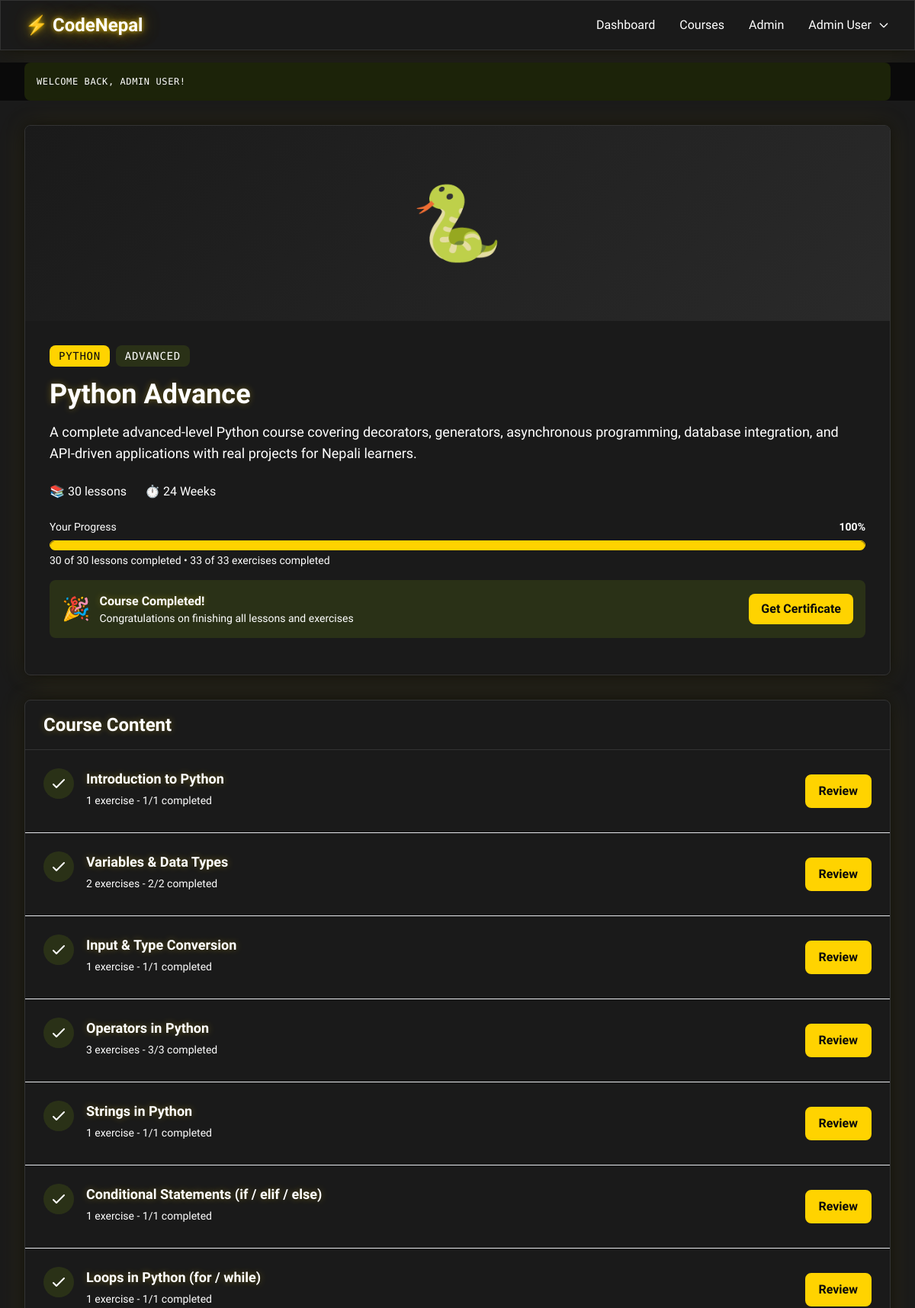
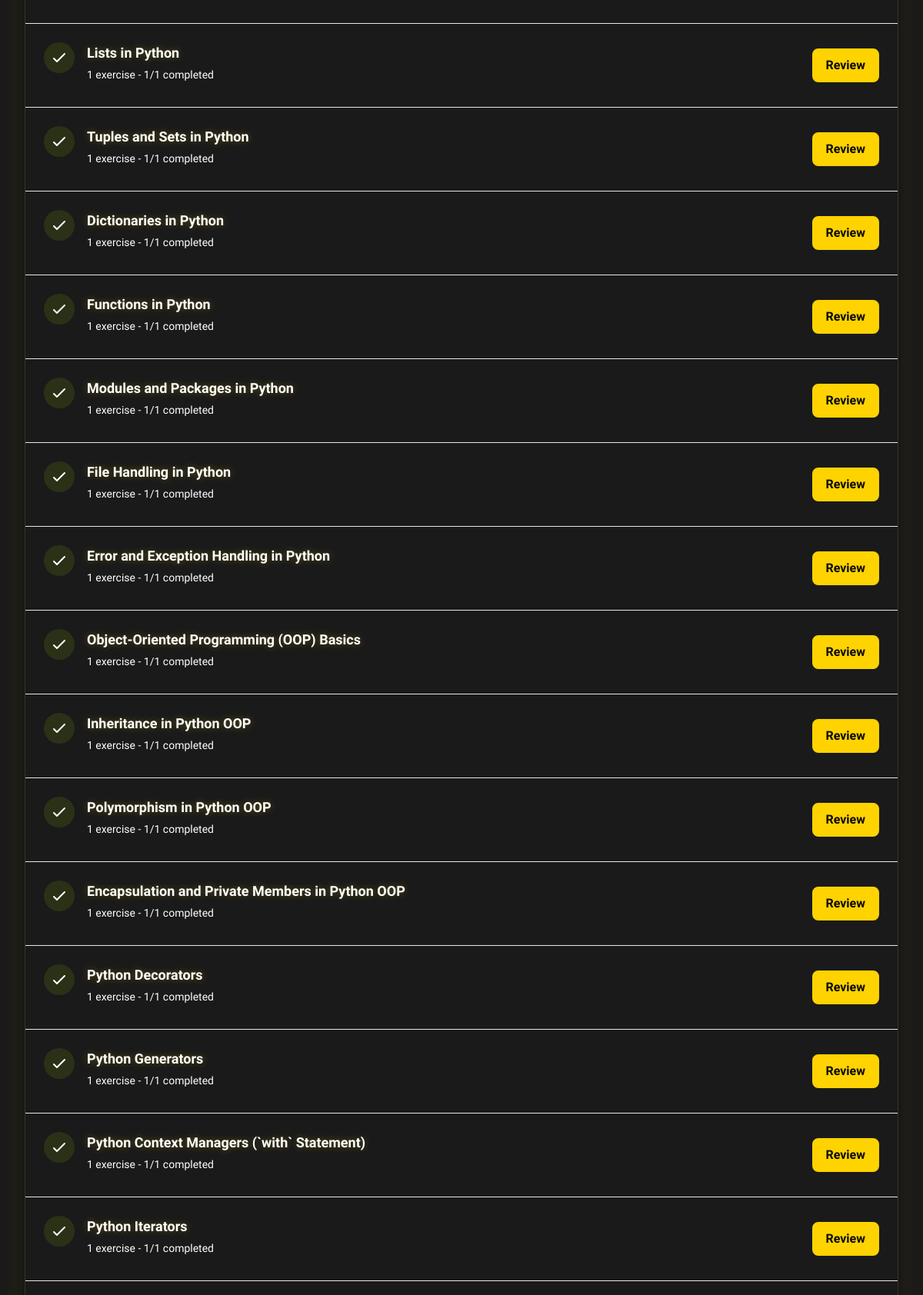
/pages/course?id=Python-Advance (signed in, upper part), run on the app's committed database (2 pictures, top to bottom).
### tables this page shows
CREATE TABLE `courses` (
  `id` varchar(50) NOT NULL,
  `title` varchar(255) NOT NULL,
  `description` text DEFAULT NULL,
  `language` enum('python','javascript','cpp') NOT NULL,
  `category` enum('beginner','intermediate','advanced') NOT NULL,
  `duration` varchar(50) DEFAULT NULL,
  `thumbnail_url` varchar(500) DEFAULT NULL,
  `is_published` tinyint(1) DEFAULT 0,
  `is_free` tinyint(1) DEFAULT 1,
  `created_at` timestamp NOT NULL DEFAULT current_timestamp(),
  `updated_at` timestamp NOT NULL DEFAULT current_timestamp() ON UPDATE current_timestamp()
);

CREATE TABLE `lessons` (
  `id` varchar(50) NOT NULL,
  `course_id` varchar(50) NOT NULL,
  `title` varchar(255) NOT NULL,
  `content` text NOT NULL,
  `order_index` int(11) NOT NULL,
  `is_locked` tinyint(1) DEFAULT 1,
  `created_at` timestamp NOT NULL DEFAULT current_timestamp(),
  `updated_at` timestamp NOT NULL DEFAULT current_timestamp() ON UPDATE current_timestamp()
);

### includes/auth.php (called while the page is built, shortened)
<?php
if (!function_exists('getDBConnection')) {
    require_once __DIR__ . '/../config/database.php';
}
function isLoggedIn() {
    if (isset($_SESSION['last_activity'])) {
        $elapsed = time() - $_SESSION['last_activity'];
    }
    return true;
}
function getCurrentUser() {
    return [
        'id' => $_SESSION['user_id'] ?? null,
        'email' => $_SESSION['email'] ?? null,
        'name' => $_SESSION['name'] ?? null,
        'role' => $_SESSION['role'] ?? 'user',
        'avatar_url' => $_SESSION['avatar_url'] ?? null
    ];
}

### includes/functions.php (called while the page is built, shortened)
<?php
function get($key, $default = null) {
    return $_GET[$key] ?? $default;
}
function calculatePercentage($part, $total) {
    return round(($part / $total) * 100, 2);
}

### config/database.php (called while the page is built, shortened)
<?php
function executeQuery($conn, $sql, $params = [], $types = "") {
    $stmt = $conn->prepare($sql);
    if (!empty($params)) {
        $stmt->bind_param($types, ...$params);
    }
    $result = $stmt->execute();
    $metadata = $stmt->result_metadata();
    if ($metadata) {
        return $stmt->get_result();
    }
    return true;
}
function fetchAll($result) {
    $rows = [];
    while ($row = $result->fetch_assoc()) {
        $rows[] = $row;
    }
    return $rows;
}
function fetchOne($result) {
    return $result->fetch_assoc();
}

### pages/course.php (the view, shortened to what this page needs)
<?php
require_once __DIR__ . '/../includes/header.php';
$courseId = get('id');
$conn = getDBConnection();
$userId = $currentUser['id'];
$sql = "SELECT c.*,
        (SELECT COUNT(*) FROM user_progress WHERE course_id = c.id AND user_id = ?) as is_enrolled
        FROM courses c
        WHERE c.id = ? AND c.is_published = 1";
$result = executeQuery($conn, $sql, [$userId, $courseId], "ss");
$course = fetchOne($result);
$sql = "SELECT l.*,
        (SELECT COUNT(*) FROM completed_lessons WHERE lesson_id = l.id AND user_id = ?) as is_completed,
        (SELECT COUNT(*) FROM exercises WHERE lesson_id = l.id) as exercise_count,
        (SELECT COUNT(*) FROM completed_exercises ce
         JOIN exercises e ON ce.exercise_id = e.id
         WHERE e.lesson_id = l.id AND ce.user_id = ?) as completed_exercise_count
        FROM lessons l
        WHERE l.course_id = ?
        ORDER BY l.order_index ASC";
$result = executeQuery($conn, $sql, [$userId, $userId, $courseId], "sss");
$lessons = fetchAll($result);
$totalLessons = count($lessons);
$completedLessons = 0;
$totalExercises = 0;
$completedExercises = 0;
foreach ($lessons as $lesson) {
    if ($lesson['is_completed']) {
        $completedLessons++;
    }
    $totalExercises += $lesson['exercise_count'];
    $completedExercises += $lesson['completed_exercise_count'];
}
$progress = $totalLessons > 0 ? calculatePercentage($completedLessons, $totalLessons) : 0;
$courseCompleted = ($totalLessons > 0 && $completedLessons >= $totalLessons &&
                    $totalExercises > 0 && $completedExercises >= $totalExercises);
$hasCertificate = false;
$certificateId = null;
?>
<div class="max-w-7xl mx-auto px-4 sm:px-6 lg:px-8 py-8">
    <div class="bg-white rounded-lg shadow-md overflow-hidden mb-8">
        <?php if ($course['thumbnail_url']): ?>
            <img src="<?php echo htmlspecialchars($course['thumbnail_url']); ?>"
                 alt="<?php echo htmlspecialchars($course['title']); ?>"
                 class="w-full h-64 object-cover">
        <?php else: ?>
            <div class="w-full h-64 bg-gradient-to-r from-blue-500 to-purple-600 flex items-center justify-center">
                <span class="text-white text-8xl">
                    <?php
                    echo $course['language'] === 'python' ? '🐍' :
                         ($course['language'] === 'javascript' ? '⚡' : '⚙️');
                    ?>
                </span>
            </div>
        <?php endif; ?>
        <div class="p-8">
            <div class="flex items-center gap-2 mb-4">
                <span class="px-3 py-1 bg-blue-100 text-blue-600 text-sm rounded font-medium">
                    <?php echo ucfirst($course['language']); ?>
                </span>
                <span class="px-3 py-1 bg-green-100 text-green-600 text-sm rounded font-medium">
                    <?php echo ucfirst($course['category']); ?>
                </span>
            </div>
            <h1 class="text-4xl font-bold text-gray-900 mb-4"><?php echo htmlspecialchars($course['title']); ?></h1>
            <p class="text-lg text-gray-600 mb-6"><?php echo htmlspecialchars($course['description']); ?></p>
            <div class="flex items-center gap-6 text-gray-600 mb-6">
                <span>📚 <?php echo $totalLessons; ?> lessons</span>
                <span>⏱️ <?php echo htmlspecialchars($course['duration']); ?></span>
            </div>
            <?php if ($course['is_enrolled']): ?>
                <div class="mb-4">
                    <div class="flex items-center justify-between text-sm mb-2">
                        <span class="font-medium text-gray-700">Your Progress</span>
                        <span class="font-semibold text-gray-900"><?php echo $progress; ?>%</span>
                    </div>
                    <div class="w-full bg-gray-200 rounded-full h-3">
                        <div class="bg-blue-600 h-3 rounded-full transition-all" style="width: <?php echo $progress; ?>%"></div>
                    </div>
                    <p class="text-sm text-gray-500 mt-1">
                        <?php echo $completedLessons; ?> of <?php echo $totalLessons; ?> lessons completed
                        • <?php echo $completedExercises; ?> of <?php echo $totalExercises; ?> exercises completed
                    </p>
                </div>
                <?php if ($courseCompleted): ?>
                    <div class="bg-green-50 border-2 border-green-500 rounded-lg p-4 mb-4">
                        <div class="flex items-center justify-between">
                            <div class="flex items-center">
                                <span class="text-3xl mr-3">🎉</span>
                                <div>
                                    <h3 class="font-bold text-green-800">Course Completed!</h3>
                                    <p class="text-sm text-green-600">Congratulations on finishing all lessons and exercises</p>
                                </div>
                            </div>
                            <?php if ($hasCertificate): ?>
                                <a href="/pages/certificate?id=<?php echo urlencode($certificateId); ?>"
                                   class="px-4 py-2 bg-green-600 text-white rounded-lg font-semibold hover:bg-green-700 transition">
                                    View Certificate
                                </a>
                            <?php else: ?>
                                <button onclick="generateCertificate('<?php echo $courseId; ?>', event)"
                                        class="px-4 py-2 bg-green-600 text-white rounded-lg font-semibold hover:bg-green-700 transition">
                                    Get Certificate
                                </button>
                            <?php endif; ?>
                        </div>
                    </div>
                <?php endif; ?>
            <?php endif; ?>
        </div>
    </div>
    <div class="bg-white rounded-lg shadow-md">
        <div class="px-6 py-4 border-b border-gray-200">
            <h2 class="text-2xl font-semibold text-gray-900">Course Content</h2>
        </div>
        <div class="divide-y divide-gray-200">
            <?php if (empty($lessons)): ?>
                <div class="p-8 text-center text-gray-500">
                    No lessons available yet
                </div>
            <?php else: ?>
                <?php
                $previousCompleted = true;
                foreach ($lessons as $index => $lesson):
                    $allExercisesCompleted = ($lesson['exercise_count'] == 0) ||
                                            ($lesson['exercise_count'] > 0 && $lesson['completed_exercise_count'] >= $lesson['exercise_count']);
                    $isLocked = $lesson['is_locked'] && !$previousCompleted && !$allExercisesCompleted;
                    $canAccess = $course['is_enrolled'] && (!$isLocked || $allExercisesCompleted);
                ?>
                <div class="p-6 hover:bg-gray-50 transition <?php echo $isLocked ? 'opacity-60' : ''; ?>">
                    <div class="flex items-center justify-between">
                        <div class="flex items-start flex-1">
                            <div class="flex-shrink-0 mr-4">
                                <?php if ($lesson['is_completed']): ?>
                                    <div class="w-10 h-10 bg-green-100 rounded-full flex items-center justify-center">
                                        <svg class="w-6 h-6 text-green-600" fill="none" stroke="currentColor" viewBox="0 0 24 24">
                                            <path stroke-linecap="round" stroke-linejoin="round" stroke-width="2" d="M5 13l4 4L19 7"></path>
                                        </svg>
                                    </div>
                                <?php else: ?>
                                    <div class="w-10 h-10 bg-blue-100 rounded-full flex items-center justify-center">
                                        <span class="text-blue-600 font-semibold"><?php echo $index + 1; ?></span>
                                    </div>
                                <?php endif; ?>
                            </div>
                            <div class="flex-1">
                                <h3 class="text-lg font-semibold text-gray-900 mb-1">
                                    <?php echo htmlspecialchars($lesson['title']); ?>
                                </h3>
                                <p class="text-sm text-gray-600 mb-2">
                                    <?php echo $lesson['exercise_count']; ?> exercise<?php echo $lesson['exercise_count'] != 1 ? 's' : ''; ?>
                                    <?php if ($lesson['exercise_count'] > 0): ?>
                                        - <?php echo $lesson['completed_exercise_count']; ?>/<?php echo $lesson['exercise_count']; ?> completed
                                    <?php endif; ?>
                                </p>
                            </div>
                        </div>
                        <?php if ($canAccess): ?>
                            <a href="/pages/lesson?id=<?php echo urlencode($lesson['id']); ?>"
                               class="ml-4 px-4 py-2 bg-blue-600 text-white rounded-md hover:bg-blue-700 transition font-medium">
                                <?php echo $lesson['is_completed'] ? 'Review' : 'Start'; ?>
                            </a>
                        <?php elseif (!$course['is_enrolled']): ?>
                            <span class="ml-4 px-4 py-2 bg-gray-200 text-gray-500 rounded-md font-medium">
                                Enroll to Access
                            </span>
                        <?php else: ?>
                            <span class="ml-4 px-4 py-2 bg-gray-200 text-gray-500 rounded-md font-medium">
                                Locked
                            </span>
                        <?php endif; ?>
                    </div>
                </div>
                <?php
                    $previousCompleted = ($lesson['exercise_count'] == 0) ||
                                        ($lesson['exercise_count'] > 0 && $lesson['completed_exercise_count'] >= $lesson['exercise_count']);
                endforeach;
                ?>
            <?php endif; ?>
        </div>
    </div>
</div>
<?php require_once __DIR__ . '/../includes/footer.php'; ?>

### includes/header.php (style rules this page uses)
.bg-blue-50, .bg-blue-100, .bg-blue-200, .bg-blue-300, .bg-blue-400, .bg-blue-500, .bg-blue-600:not(.view-all-courses-btn), .bg-blue-700:not(.view-all-courses-btn), .bg-blue-800, .bg-blue-900 { background-color: #FFD300 !important; color: #0A0A0A !important; }
.bg-blue-600.text-white:not(.view-all-courses-btn), .bg-blue-700.text-white:not(.view-all-courses-btn), .bg-blue-500.text-white { color: #0A0A0A !important; }

### data on the page
courses: language "PYTHON", category "ADVANCED", title "Python Advance", description "A complete advanced-level Python course covering decorators, generators, asynchronous programming, database integration, and API-driven applications with real projects for Nepali learners.", duration "24 Weeks"
lessons: title "Introduction to Python", exercise_count "1", completed_exercise_count "1", shows "Review"
lessons: title "Variables & Data Types", exercise_count "2", completed_exercise_count "2", shows "Review"
lessons: title "Input & Type Conversion", exercise_count "1", completed_exercise_count "1", shows "Review"
lessons: title "Operators in Python", exercise_count "3", completed_exercise_count "3", shows "Review"
lessons: title "Strings in Python", exercise_count "1", completed_exercise_count "1", shows "Review"
lessons: title "Conditional Statements (if / elif / else)", exercise_count "1", completed_exercise_count "1", shows "Review"
lessons: title "Loops in Python (for / while)", exercise_count "1", completed_exercise_count "1", shows "Review"
lessons: title "Lists in Python", exercise_count "1", completed_exercise_count "1", shows "Review"
lessons: title "Tuples and Sets in Python", exercise_count "1", completed_exercise_count "1", shows "Review"
lessons: title "Dictionaries in Python", exercise_count "1", completed_exercise_count "1", shows "Review"
lessons: title "Functions in Python", exercise_count "1", completed_exercise_count "1", shows "Review"
lessons: title "Modules and Packages in Python", exercise_count "1", completed_exercise_count "1", shows "Review"
lessons: title "File Handling in Python", exercise_count "1", completed_exercise_count "1", shows "Review"
lessons: title "Error and Exception Handling in Python", exercise_count "1", completed_exercise_count "1", shows "Review"
lessons: title "Object-Oriented Programming (OOP) Basics", exercise_count "1", completed_exercise_count "1", shows "Review"
lessons: title "Inheritance in Python OOP", exercise_count "1", completed_exercise_count "1", shows "Review"
lessons: title "Polymorphism in Python OOP", exercise_count "1", completed_exercise_count "1", shows "Review"
lessons: title "Encapsulation and Private Members in Python OOP", exercise_count "1", completed_exercise_count "1", shows "Review"
lessons: title "Python Decorators", exercise_count "1", completed_exercise_count "1", shows "Review"
lessons: title "Python Generators", exercise_count "1", completed_exercise_count "1", shows "Review"
lessons: title "Python Context Managers (`with` Statement)", exercise_count "1", completed_exercise_count "1", shows "Review"
lessons: title "Python Iterators", exercise_count "1", completed_exercise_count "1", shows "Review"

### other printed values
$currentUser['name'] "Admin User"
$flashMessage['message'] "WELCOME BACK, ADMIN USER!"
$totalLessons "30"
$progress "100"
$completedLessons "30"
$completedExercises "33"
$totalExercises "33"
